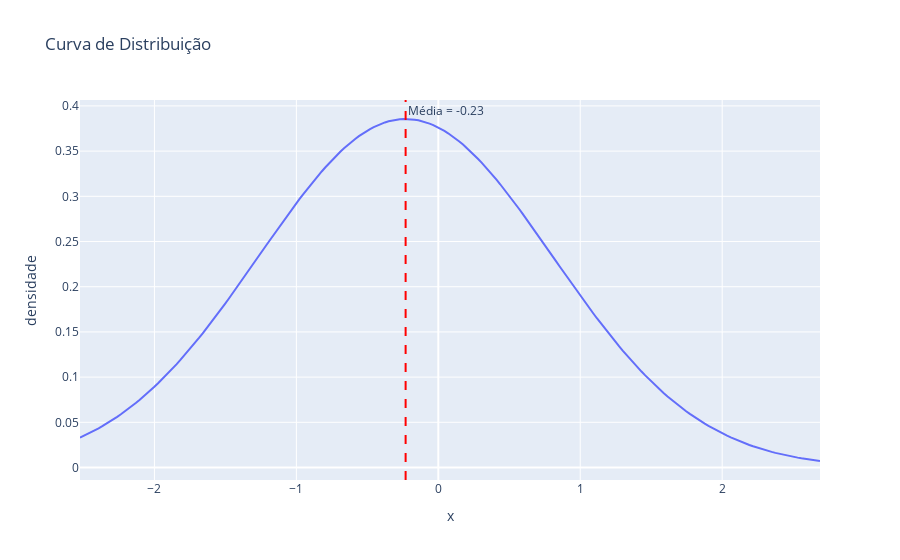

Notebook source saved alongside this figure:
### Code cell
grafico_distribuicao(dados_distr_normal)

### Figure 1 — Plotly figure (JSON) as saved in the notebook; plotly's stock layout.template omitted (floating-point values rounded to 4 significant figures; data arrays with more than 128 entries replaced by an {"elided": "..."} marker saying what was removed)
{"data": [{"hovertemplate": "x=%{x}<br>densidade=%{y}<extra></extra>", "legendgroup": "", "line": {"color": "#636efa", "dash": "solid"}, "marker": {"symbol": "circle"}, "mode": "lines", "name": "", "orientation": "v", "showlegend": false, "type": "scatter", "x": {"elided": "200 float values"}, "xaxis": "x", "y": {"elided": "200 float values"}, "yaxis": "y"}], "layout": {"annotations": [{"showarrow": false, "text": "Média = -0.23", "x": -0.2302, "xanchor": "left", "xref": "x", "y": 1, "yanchor": "top", "yref": "y domain"}], "legend": {"tracegroupgap": 0}, "shapes": [{"line": {"color": "red", "dash": "dash"}, "type": "line", "x0": -0.2302, "x1": -0.2302, "xref": "x", "y0": 0, "y1": 1, "yref": "y domain"}], "title": {"text": "Curva de Distribuição"}, "xaxis": {"anchor": "y", "domain": [0, 1], "title": {"text": "x"}}, "yaxis": {"anchor": "x", "domain": [0, 1], "title": {"text": "densidade"}}}}
